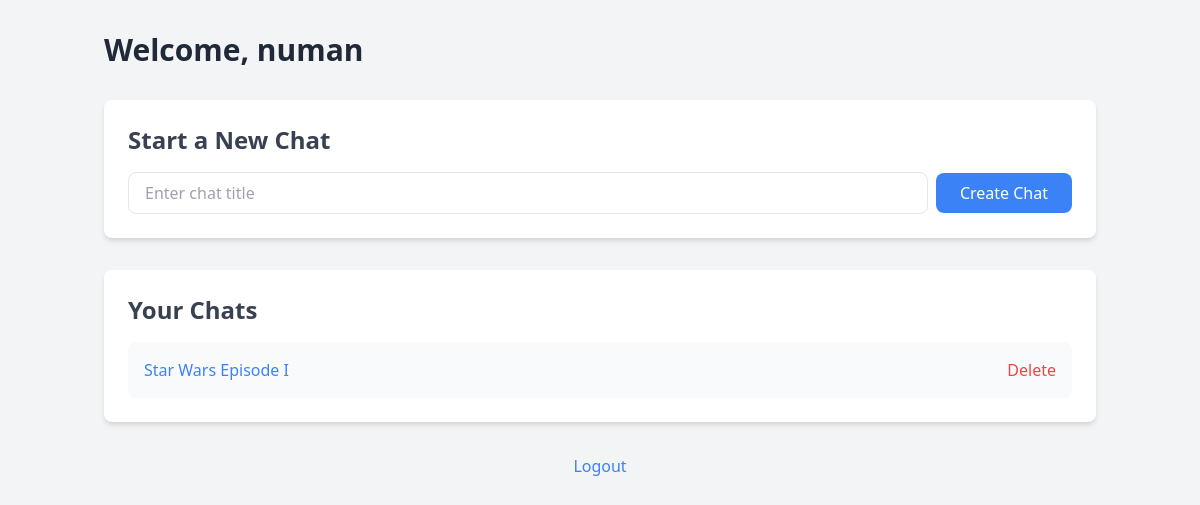
The page /home (signed in) on the database as committed earlier.
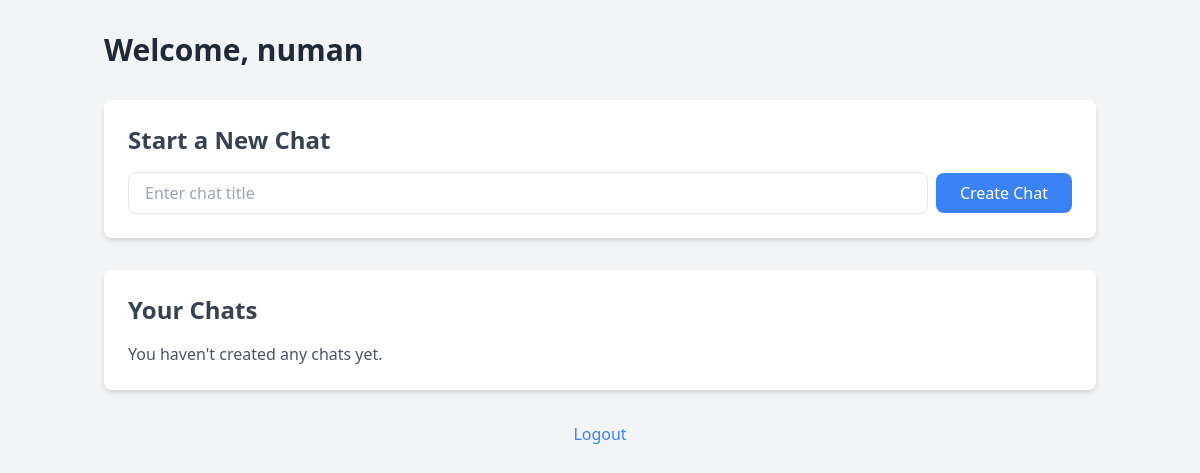
The same page on the database as committed later.
### models.py (models this page shows)
class User(UserMixin, db.Model):
    id = db.Column(db.Integer, primary_key=True)
    username = db.Column(db.String(150), nullable=False, unique=True)
    email = db.Column(db.String(150), nullable=False, unique=True)
    password = db.Column(db.String(150), nullable=False)
    chats = db.relationship('Chat', backref='user', lazy=True)

class Chat(db.Model):
    id = db.Column(db.Integer, primary_key=True)
    title = db.Column(db.String(150), nullable=False)
    user_id = db.Column(db.Integer, db.ForeignKey('user.id'), nullable=False)
    messages = db.relationship('Message', backref='chat', lazy=True, cascade="all, delete-orphan")

### app.py (the view)
@app.route("/home")
@login_required
def home():
    chats = Chat.query.filter_by(user_id=current_user.id).all()
    return render_template('home.html', chats=chats)

### app.py (called while the page is built)
@login_manager.user_loader
def load_user(user_id):
    return User.query.get(int(user_id))

### templates/home.html (shortened to what this page needs)
<!DOCTYPE html>
<html lang="en">
<head>
    <link href="https://cdn.jsdelivr.net/npm/tailwindcss@2.2.19/dist/tailwind.min.css" rel="stylesheet">
</head>
<body class="bg-gray-100 min-h-screen">
    <div class="container mx-auto px-4 py-8">
        <header class="mb-8">
            <h1 class="text-3xl font-bold text-gray-800">Welcome, {{ current_user.username }}</h1>
        </header>
        <main>
            <section class="bg-white rounded-lg shadow-md p-6 mb-8">
                <h2 class="text-2xl font-semibold text-gray-700 mb-4">Start a New Chat</h2>
                <form action="{{ url_for('new_chat') }}" method="post" class="flex items-center">
                    <input type="text" name="title" placeholder="Enter chat title" required
                           class="flex-grow mr-2 px-4 py-2 border rounded-lg focus:outline-none focus:ring-2 focus:ring-blue-500">
                    <button type="submit" class="bg-blue-500 text-white px-6 py-2 rounded-lg hover:bg-blue-600 focus:outline-none focus:ring-2 focus:ring-blue-500">
                        Create Chat
                    </button>
                </form>
            </section>
            <section class="bg-white rounded-lg shadow-md p-6">
                <h2 class="text-2xl font-semibold text-gray-700 mb-4">Your Chats</h2>
                {% if chats %}
                    <ul class="space-y-4">
                        {% for chat in chats %}
                            <li class="flex items-center justify-between bg-gray-50 p-4 rounded-lg">
                                <a href="{{ url_for('chat', chat_id=chat.id) }}" class="text-blue-500 hover:underline">{{ chat.title }}</a>
                                <form action="{{ url_for('delete_chat', chat_id=chat.id) }}" method="post" onsubmit="return confirm('Are you sure you want to delete this chat?');">
                                    <button type="submit" class="text-red-500 hover:text-red-700">Delete</button>
                                </form>
                            </li>
                        {% endfor %}
                    </ul>
                {% else %}
                    <p class="text-gray-600">You haven't created any chats yet.</p>
                {% endif %}
            </section>
        </main>
        <footer class="mt-8 text-center">
            <a href="{{ url_for('logout') }}" class="text-blue-500 hover:underline">Logout</a>
        </footer>
    </div>
</body>
</html>

Rows that differ between the two databases and show on the page:
removed Chat: title "Star Wars Episode I"
Other text that changed with them:
text now shown: "You haven't created any chats yet."
